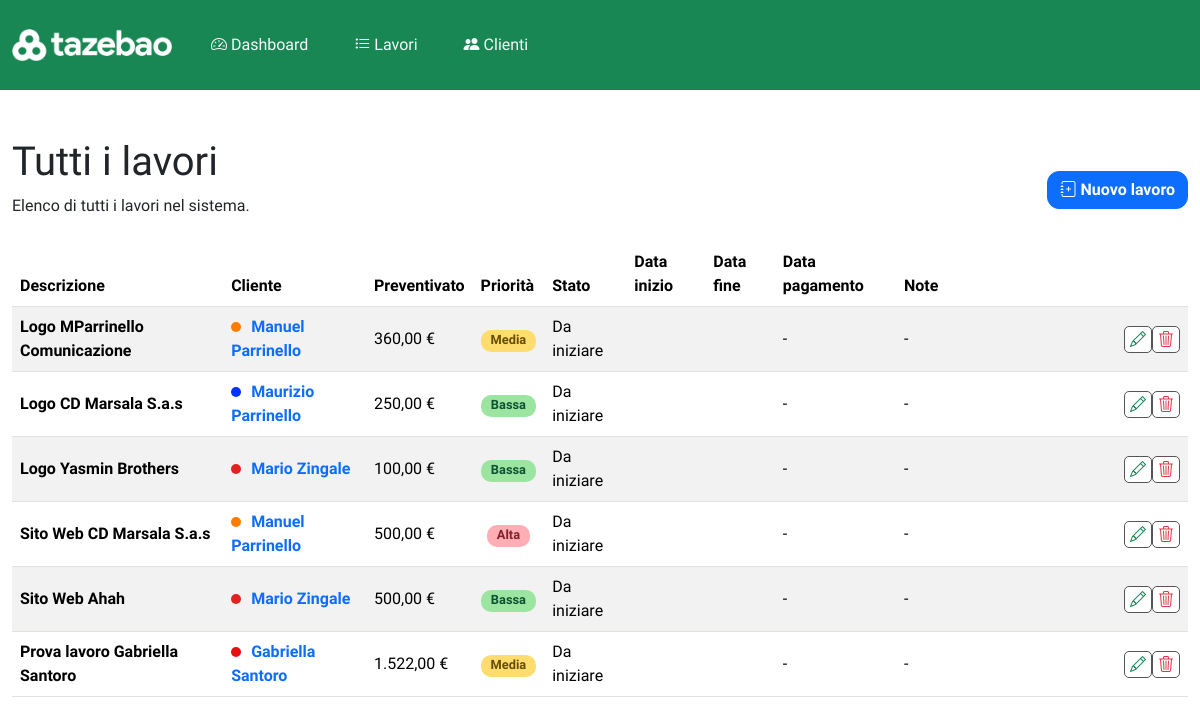
The page /lavori on the database as committed earlier.
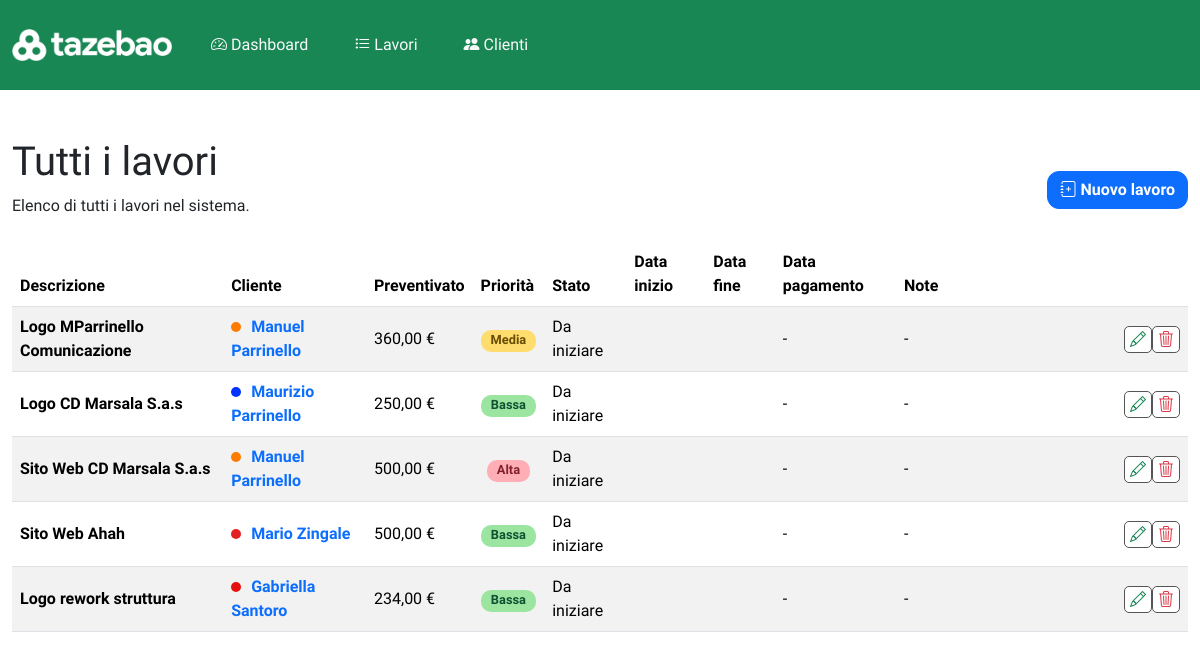
The same page on the database as committed later.
### app.py (models this page shows, shortened)
class Lavoro(db.Model):
    __tablename__ = "lavori"
    id = db.Column(db.Integer, primary_key=True)
    descrizione = db.Column(db.String(200), nullable=False)
    data_inizio = db.Column(db.Date, nullable=True)
    data_fine = db.Column(db.Date, nullable=True)
    data_pagamento = db.Column(db.Date, nullable=True)
    stato = db.Column(db.String(50), nullable=True)
    priorita = db.Column(db.String(50), nullable=True)
    preventivato = db.Column(db.Float, nullable=True)
    cliente_id = db.Column(db.Integer, db.ForeignKey("clienti.id"), nullable=False)
    note = db.Column(db.Text, nullable=True)

class Cliente(db.Model):
    __tablename__ = "clienti"
    id = db.Column(db.Integer, primary_key=True)
    name = db.Column(db.String(100), nullable=False)
    email = db.Column(db.String(100), nullable=False)
    telefono = db.Column(db.String(20), nullable=False)
    lavori = db.relationship(
        "Lavoro", backref="cliente", lazy=True, cascade="all, delete, delete-orphan"
    )
    note = db.Column(db.Text, nullable=True)
    colore = db.Column(db.String(20), nullable=True)

### app.py (the view)
@app.route("/lavori")
def lavori():
    lavori_list = Lavoro.query.all()
    return render_template("lavori.html", lavori=lavori_list)

### app.py (called while the page is built)
def format_euro(value):
    try:
        return (
            f"{value:,.2f}".replace(",", "X").replace(".", ",").replace("X", ".") + " €"
        )
    except (TypeError, ValueError):
        return "0,00 €"

### templates/lavori.html (shortened to what this page needs)
{% extends "base.html" %}
{% block content %}
<div class="row mx-auto w-100 display-flex align-items-center justify-content-space-between">
    <div class="col-4 px-0">
        <h1>Tutti i lavori</h1>
        <p class="mb-4">Elenco di tutti i lavori nel sistema.</p>
    </div>
    <div class="col-8 d-inline-flex justify-content-end px-0">
        <a href="{{ url_for('nuovo_lavoro') }}"><button class="btn btn-primary"><span><i
                        class="bi bi-journal-plus"></i></span>&nbsp;Nuovo lavoro</button></a>
    </div>
</div>
<div class="container p-0 mt-0">
    <table class="table table-striped" id="tabellaLavori">
        <thead>
            <tr>
                <th scope="col">Descrizione</th>
                <th scope="col">Cliente</th>
                <th scope="col">Preventivato</th>
                <th scope="col">Priorità</th>
                <th scope="col">Stato</th>
                <th scope="col">Data inizio</th>
                <th scope="col">Data fine</th>
                <th scope="col">Data pagamento</th>
                <th scope="col">Note</th>
                <th scope="col"></th>
            </tr>
        </thead>
        <tbody>
            {% if lavori %}
            {% for lavoro in lavori %}
            <tr>
                <td><span class="fw-bold">{{ lavoro.descrizione }}</span></td>
                <td><span class="cliente-bullet"
                        style="background-color: {{ lavoro.cliente.colore }} !important;"></span><a
                        href="/clienti/{{lavoro.cliente.id}}" class="fw-bold text-decoration-none">{{
                        lavoro.cliente.name}}</a></td>
                <td>{{ lavoro.preventivato | euro }}</td>
                <td class="text-center"><span class="prio-pill">{{ lavoro.priorita }}</span></td>
                <td>{{ lavoro.stato if lavoro.stato else '-' }}</td>
                <td>{{ lavoro.data_inizio if lavoro.data_inizio else '' }}</td>
                <td>{{ lavoro.data_fine if lavoro.data_fine else "" }}</td>
                <td>{{ lavoro.data_pagamento if lavoro.data_pagamento else "-" }}</td>
                <td id="note_td">{{ lavoro.note if lavoro.note else "-" }}</td>
                <td>
                    <div class="d-inline-flex">
                        <span class="action-icon edit-icon"><i class="bi bi-pencil text-success"></i></span>
                        <a href=""><span onclick="clickForDeleteLavoro(event, {{ lavoro.id }})"
                                class="action-icon delete-icon"><i class="bi bi-trash3 text-danger"></i></span></a>
                    </div>
                </td>
            </tr>
            {% endfor %}
            {% else %}
            <tr>
                <td colspan="11" class="text-center">Nessun lavoro trovato.</td>
            </tr>
            {% endif %}
        </tbody>
    </table>
</div>
{% endblock %}

### templates/base.html (shortened to what this page needs)
<!DOCTYPE html>
<html lang="it">
<head>
    <link rel="stylesheet" href="https://cdn.jsdelivr.net/npm/bootstrap@5.3.3/dist/css/bootstrap.min.css"
>
    <link rel="stylesheet" href="https://cdn.jsdelivr.net/npm/bootstrap-icons@1.13.1/font/bootstrap-icons.min.css">
    <link rel="stylesheet" href="{{ url_for('static', filename='css/style.css') }}">
</head>
<body>
    {% include '_navbar.html' %}
    <main class="container mt-5">
        {% block content %}
        {% endblock %}
    </main>
</body>
</html>

### templates/_navbar.html (shortened to what this page needs)
<nav class="navbar navbar-expand-lg navbar-dark bg-primary d-none d-lg-flex">
    <div class="container d-inline-flex justify-content-space-between">
        <a class="navbar-brand" href="">
            <img class="mobile-nav-logo px-0" src="{{ url_for('static', filename='img/logo_light.png')}}" alt="">
        </a>
        <div class="collapse navbar-collapse">
            <ul class="navbar-nav me-auto mb-2 mb-lg-0">
                <li class="nav-item"><a class="nav-link text-light fw-medium" href="{{ url_for('index') }}">
                        <i class="bi bi-speedometer2"></i>&nbsp;Dashboard</a></li>
                        <li class="nav-item"><a class="nav-link text-light fw-medium" href="{{ url_for('lavori') }}">
                                <i class="bi bi-list-task"></i>&nbsp;Lavori</a></li>
                        <li class="nav-item"><a class="nav-link text-light fw-medium" href="{{ url_for('clienti') }}">
                                <i class="bi bi-people-fill"></i>&nbsp;Clienti</a></li>
            </ul>
        </div>
    </div>
</nav>

### static/css/style.css (style rules this page uses)
* { font-family: "Hanken Grotesk", sans-serif !important; }
.container { max-width: 1380px !important; }
.bg-primary { background-color: #198754 !important; }
.btn { border-radius: 12px !important; font-weight: bold; }
.action-icon { border: solid 1px grey; display: inline-flex; justify-content: center; align-items: start; padding: 1px 5px 0px 5px; border-radius: 5px; }
.action-icon.edit-icon { border-color: #555; background-color: #ffffff; }
.action-icon.delete-icon { border-color: #555; background-color: #ffffff; }
.desktop-nav-logo, .mobile-nav-logo { max-width: 160px; height: auto; padding: 1rem; }
.nav-link { margin-left: 15px; margin-right: 15px; }
.cliente-bullet { display: inline-block; width: 10px; margin-right: 10px; border-radius: 100%; height: 10px; }
.prio-pill { text-align: center !important; width: 100%; }
#note_td { word-wrap: break-word; width: 220px; }
table td { vertical-align: middle !important; }

Rows that differ between the two databases and show on the page:
removed Lavoro: descrizione "Logo Yasmin Brothers", cliente.name "Mario Zingale", preventivato|euro "100,00 €", priorita "Bassa", stato "Da iniziare", data_pagamento "-", note "-"
changed Lavoro "Gabriella Santoro": descrizione "Prova lavoro Gabriella Santoro" → "Logo rework struttura"; preventivato|euro "1.522,00 €" → "234,00 €"; priorita "Media" → "Bassa"
